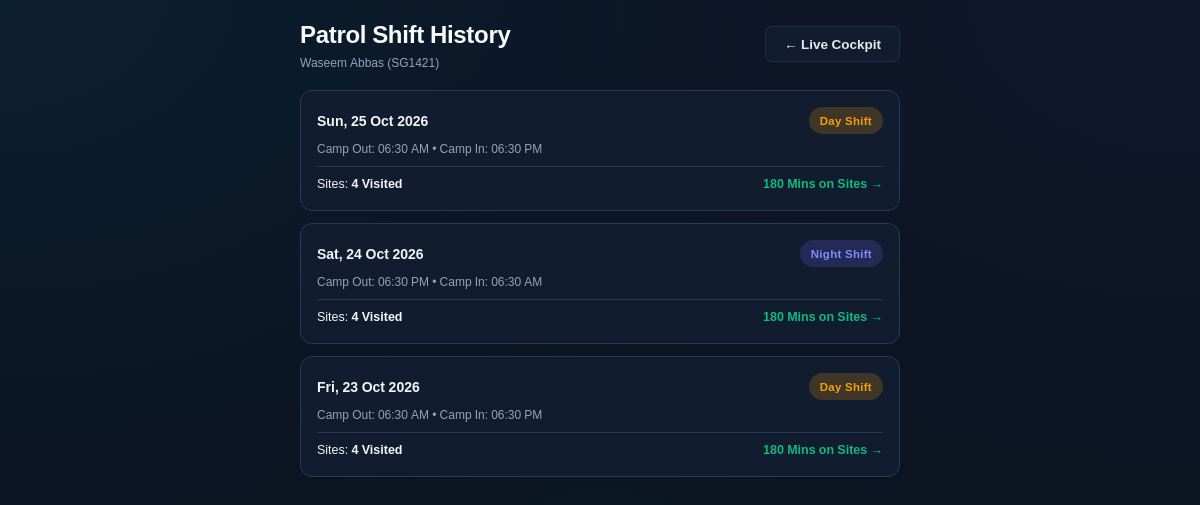
/hostinger_deployment/sup/history.php (signed in), run on the app's committed database.
### tables this page shows
CREATE TABLE `guards` (
  `id` int(10) unsigned NOT NULL AUTO_INCREMENT,
  `staff_id` varchar(50) NOT NULL,
  `full_name` varchar(150) NOT NULL,
  `designation` varchar(100) NOT NULL DEFAULT 'Security Guard',
  `is_supervisor` tinyint(1) NOT NULL DEFAULT 0,
  `assigned_camp_id` int(10) unsigned DEFAULT NULL,
  `username` varchar(100) NOT NULL,
  `password_hash` varchar(255) NOT NULL,
  `is_active` tinyint(1) NOT NULL DEFAULT 1,
  `last_login_at` datetime DEFAULT NULL,
  `created_at` datetime NOT NULL DEFAULT current_timestamp(),
  `updated_at` datetime NOT NULL DEFAULT current_timestamp() ON UPDATE current_timestamp(),
  PRIMARY KEY (`id`),
  UNIQUE KEY `staff_id` (`staff_id`),
  UNIQUE KEY `username` (`username`),
  KEY `idx_guards_username` (`username`),
  KEY `idx_guards_staff_id` (`staff_id`)
);

CREATE TABLE `supervisor_duties` (
  `id` int(10) unsigned NOT NULL AUTO_INCREMENT,
  `duty_ref` varchar(100) NOT NULL,
  `supervisor_id` int(10) unsigned NOT NULL,
  `camp_id` int(10) unsigned NOT NULL,
  `duty_date` date NOT NULL,
  `shift_type` enum('Day','Night') NOT NULL DEFAULT 'Day',
  `camp_out_time` datetime NOT NULL,
  `camp_in_time` datetime DEFAULT NULL,
  `status` enum('Active','Completed') NOT NULL DEFAULT 'Active',
  `total_sites` int(11) NOT NULL DEFAULT 0,
  `total_minutes` int(11) NOT NULL DEFAULT 0,
  `created_at` datetime NOT NULL DEFAULT current_timestamp(),
  `updated_at` datetime NOT NULL DEFAULT current_timestamp() ON UPDATE current_timestamp(),
  PRIMARY KEY (`id`),
  UNIQUE KEY `duty_ref` (`duty_ref`),
  KEY `idx_duty_sup_date` (`supervisor_id`,`duty_date`),
  KEY `idx_duty_status` (`status`),
  KEY `fk_duty_camp` (`camp_id`),
  CONSTRAINT `fk_duty_camp` FOREIGN KEY (`camp_id`) REFERENCES `camps` (`id`) ON DELETE CASCADE,
  CONSTRAINT `fk_duty_supervisor` FOREIGN KEY (`supervisor_id`) REFERENCES `guards` (`id`) ON DELETE CASCADE
);

### hostinger_deployment/sup/history.php (the view, shortened to what this page needs)
<?php
$db = get_db();
$supervisorId = (int)$_SESSION['supervisor_id'];
$supStmt = $db->prepare("SELECT * FROM guards WHERE id = ? LIMIT 1");
$supStmt->execute([$supervisorId]);
$supervisor = $supStmt->fetch();
$dutiesStmt = $db->prepare("
    SELECT d.*, c.camp_name,
           (SELECT COUNT(*) FROM supervisor_visits v WHERE v.duty_id = d.id AND v.status = 'Completed') AS completed_sites_count
    FROM supervisor_duties d
    JOIN camps c ON c.id = d.camp_id
    WHERE d.supervisor_id = ?
    ORDER BY d.duty_date DESC, d.id DESC
    LIMIT 30
");
$dutiesStmt->execute([$supervisorId]);
$duties = $dutiesStmt->fetchAll();
$dutyVisits = [];
$selectedDuty = null;
?>
<!DOCTYPE html>
<html lang="en">
<head>
    <link rel="stylesheet" href="<?= APP_URL ?>/assets/css/design-tokens.css?v=<?= time() ?>">
<link rel="stylesheet" href="<?= APP_URL ?>/assets/css/style.css?v=<?= time() ?>">
</head>
<body>
<div style="max-width: 600px; margin: 0 auto;">
    <div style="display: flex; justify-content: space-between; align-items: center; margin-bottom: 18px;">
        <div>
            <h1 style="font-size: 18px; font-weight: 800; margin: 0;">Patrol Shift History</h1>
            <div style="font-size: 12px; color: var(--text-dim); margin-top: 2px;">
                <?= htmlspecialchars($supervisor['full_name']) ?> (<?= htmlspecialchars($supervisor['staff_id']) ?>)
            </div>
        </div>
        <a href="<?= APP_URL ?>/sup/duty.php" class="btn btn-secondary" style="font-size: 12px; padding: 6px 12px;">
            ← Live Cockpit
        </a>
    </div>
    <?php if ($selectedDuty): ?>
        <div class="history-card" style="border-color: var(--primary);">
            <div style="display: flex; justify-content: space-between; align-items: center; margin-bottom: 8px;">
                <span class="badge" style="background: rgba(14, 165, 233, 0.2); color: var(--accent-cyan); font-weight: 800;">
                    <?= htmlspecialchars($selectedDuty['duty_ref']) ?> &bull; <?= htmlspecialchars($selectedDuty['shift_type']) ?> Shift
                </span>
                <a href="<?= APP_URL ?>/sup/history.php" style="font-size: 12px; color: var(--text-dim); text-decoration: underline;">
                    Back to all shifts
                </a>
            </div>
            <div style="font-size: 16px; font-weight: 800; color: var(--text-main);">
                Date: <?= date('l, d M Y', strtotime($selectedDuty['duty_date'])) ?>
            </div>
            <div style="font-size: 12px; color: var(--text-dim); margin-top: 2px;">
                Camp: <?= htmlspecialchars($selectedDuty['camp_name']) ?> &bull; Out: <?= date('h:i A', strtotime($selectedDuty['camp_out_time'])) ?>
                <?= $selectedDuty['camp_in_time'] ? ' &bull; In: ' . date('h:i A', strtotime($selectedDuty['camp_in_time'])) : ' (Active)' ?>
            </div>
            <div style="display: flex; gap: 12px; margin-top: 12px; padding-top: 10px; border-top: 1px solid var(--border-subtle); font-size: 13px;">
                <div>Sites: <strong><?= count($dutyVisits) ?></strong></div>
                <div>Total Minutes: <strong style="color: var(--accent-emerald);"><?= (int)$selectedDuty['total_minutes'] ?>m</strong></div>
            </div>
        </div>
        <h3 style="font-size: 14px; font-weight: 800; margin: 16px 0 10px 0; text-transform: uppercase;">
            Sites Visited During This Shift
        </h3>
        <?php if (empty($dutyVisits)): ?>
            <div class="history-card" style="text-align: center; color: var(--text-dim); font-size: 13px;">
                No site visits recorded during this shift.
            </div>
        <?php else: ?>
            <?php foreach ($dutyVisits as $idx => $v): ?>
                <div class="history-card">
                    <div style="display: flex; justify-content: space-between; align-items: center; margin-bottom: 6px;">
                        <div>
                            <strong style="font-size: 14px; color: var(--text-main);">
                                #<?= $idx + 1 ?> &bull; <?= htmlspecialchars($v['site_name']) ?>
                            </strong>
                            <span style="font-size: 11px; color: var(--accent-cyan); font-weight: 700; margin-left: 4px;">
                                (<?= htmlspecialchars($v['site_code']) ?>)
                            </span>
                        </div>
                        <span class="badge" style="background: rgba(16, 185, 129, 0.15); color: #059669; font-weight: 800;">
                            <?= (int)$v['minutes_spent'] ?> mins
                        </span>
                    </div>
                    <div style="font-size: 12px; color: var(--text-dim); margin-bottom: 8px;">
                        In: <strong><?= date('h:i A', strtotime($v['time_in'])) ?></strong> &bull;
                        Out: <strong><?= $v['time_out'] ? date('h:i A', strtotime($v['time_out'])) : 'In Progress' ?></strong>
                        <?php if ($v['travel_minutes_from_previous'] > 0): ?>
                            &bull; Travel: <em><?= (int)$v['travel_minutes_from_previous'] ?>m</em>
                        <?php endif; ?>
                    </div>
                    <?php if (!empty($v['remarks'])): ?>
                        <div style="font-size: 12px; background: rgba(0,0,0,0.02); padding: 8px 10px; border-radius: 6px; border: 1px solid var(--border-subtle); line-height: 1.4;">
                            <strong>Remarks:</strong> <?= htmlspecialchars($v['remarks']) ?>
                        </div>
                    <?php endif; ?>
                </div>
            <?php endforeach; ?>
        <?php endif; ?>
    <?php else: ?>
        <?php if (empty($duties)): ?>
            <div class="history-card" style="text-align: center; color: var(--text-dim); padding: 30px;">
                No past patrol shifts recorded yet.
            </div>
        <?php else: ?>
            <?php foreach ($duties as $d): ?>
                <a href="?duty_id=<?= $d['id'] ?>" style="text-decoration: none; color: inherit; display: block;">
                    <div class="history-card" style="transition: border-color 0.2s;" onmouseover="this.style.borderColor='var(--primary)'" onmouseout="this.style.borderColor='var(--border-subtle)'">
                        <div style="display: flex; justify-content: space-between; align-items: center; margin-bottom: 6px;">
                            <span style="font-weight: 800; font-size: 14px; color: var(--text-main);">
                                <?= date('D, d M Y', strtotime($d['duty_date'])) ?>
                            </span>
                            <span class="badge" style="background: <?= $d['shift_type'] === 'Night' ? 'rgba(99, 102, 241, 0.2)' : 'rgba(245, 158, 11, 0.2)' ?>; color: <?= $d['shift_type'] === 'Night' ? 'var(--accent-indigo)' : 'var(--accent-amber)' ?>; font-weight: 700;">
                                <?= htmlspecialchars($d['shift_type']) ?> Shift
                            </span>
                        </div>
                        <div style="font-size: 12px; color: var(--text-dim); margin-bottom: 8px;">
                            Camp Out: <?= date('h:i A', strtotime($d['camp_out_time'])) ?> &bull;
                            <?= $d['camp_in_time'] ? 'Camp In: ' . date('h:i A', strtotime($d['camp_in_time'])) : '<span style="color:#f59e0b;font-weight:700;">Shift Active</span>' ?>
                        </div>
                        <div style="display: flex; justify-content: space-between; align-items: center; font-size: 12.5px; padding-top: 8px; border-top: 1px solid var(--border-subtle);">
                            <span>Sites: <strong><?= (int)$d['completed_sites_count'] ?> Visited</strong></span>
                            <span style="color: var(--accent-emerald); font-weight: 800;"><?= (int)$d['total_minutes'] ?> Mins on Sites &rarr;</span>
                        </div>
                    </div>
                </a>
            <?php endforeach; ?>
        <?php endif; ?>
    <?php endif; ?>
</div>
</body>
</html>

### hostinger_deployment/sup/history.php (style rules this page uses)
body { background: var(--bg-main); color: var(--text-main); font-family: -apple-system, BlinkMacSystemFont, "Segoe UI", Roboto, sans-serif; margin: 0; padding: 16px; }
.history-card { background: var(--bg-card); border: 1px solid var(--border-subtle); border-radius: 12px; padding: 16px; margin-bottom: 12px; }

### data on the page
guards: full_name "Waseem Abbas", staff "SG1421"
supervisor_duties: duty_date "Sun, 25 Oct 2026", shift_type "Day", camp_out_time "06:30 AM", camp_in_time "06:30 PM", completed_sites_count "4", total_minutes "180"
supervisor_duties: duty_date "Sat, 24 Oct 2026", shift_type "Night", camp_out_time "06:30 PM", camp_in_time "06:30 AM", completed_sites_count "4", total_minutes "180"
supervisor_duties: duty_date "Fri, 23 Oct 2026", shift_type "Day", camp_out_time "06:30 AM", camp_in_time "06:30 PM", completed_sites_count "4", total_minutes "180"
